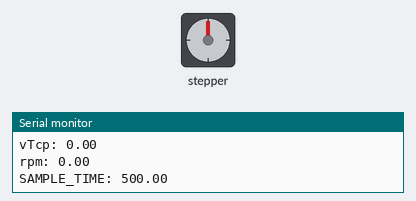
This sketch was run on a simulated Arduino Uno, built with avr-gcc and run on an emulated ATmega328P. Shown: stepper motor, the last lines printed to the serial monitor. Stepper angles assume 800 steps per turn.

Above: at 0.1 s.
At 9.29 s:
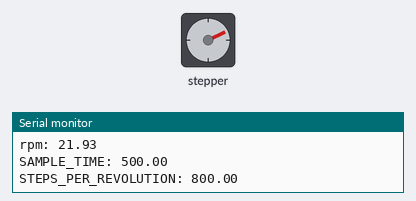
At 17.85 s:
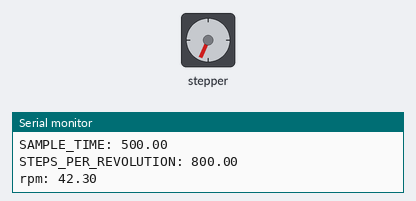
At 38.76 s:
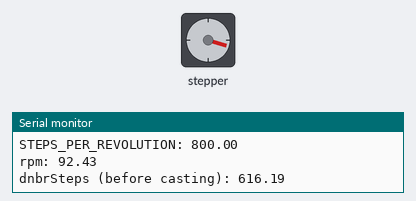
Timing chart, 0 to 40.0 s (numbered marks = the images above):
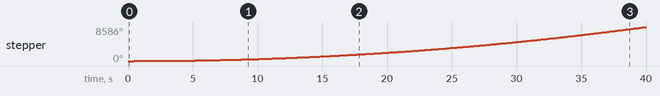

The sketch:

stepperControlOld.ino
```cpp
#include <Stepper.h>

// Define the connection pins
const int DIR_PIN = 8; // DIR- connected to pin 8
const int PUL_PIN = 9; // PUL- connected to pin 9

// Define control variables
const double STEPS_PER_REVOLUTION = 800; // Set this to the number of pulses per revolution as per DIP switch settings
const double SAMPLE_TIME = 500; // In miliseconds

// Stepper definition
Stepper JMC(STEPS_PER_REVOLUTION,PUL_PIN,DIR_PIN);

// Define physical variables
const float NUMBER_TEETH_A = 32;
const float NUMBER_TEETH_B = 60;
const float FEEDING_RADIUS = (30.0 - 1.427)*0.001; // In meters

// Velocity
float vTcp;
float rpm;
int steps;

// Mock data
float vectorData[] = {
    0.0,0.0025000000000000005,0.005000000000000001,0.0075000000000000015,0.010000000000000002,0.0125,0.015000000000000003,0.0175,0.020000000000000004,0.022500000000000003,0.025,0.027500000000000004,0.030000000000000006,0.0325,0.035,0.037500000000000006,0.04000000000000001,0.04250000000000001,0.045000000000000005,0.04750000000000001,0.05,0.052500000000000005,0.05500000000000001,0.05750000000000001,0.06000000000000001,0.0625,0.065,0.0675,0.07,0.07250000000000001,0.07500000000000001,0.07750000000000001,0.08000000000000002,0.08250000000000002,0.08500000000000002,0.08750000000000001,0.09000000000000001,0.09250000000000001,0.09500000000000001,0.09750000000000002,0.1,0.10250000000000002,0.10500000000000001,0.1075,0.11000000000000001,0.1125,0.11500000000000002,0.11750000000000001,0.12000000000000002,0.12250000000000001,0.125,0.12750000000000003,0.13,0.13250000000000003,0.135,0.1375,0.14,0.14250000000000002,0.14500000000000002,0.14750000000000002,0.15000000000000002,0.15250000000000002,0.15500000000000003,0.15750000000000003,0.16000000000000003,0.1625,0.16500000000000004,0.1675,0.17000000000000004,0.17250000000000001,0.17500000000000002,0.17750000000000002,0.18000000000000002,0.18250000000000002,0.18500000000000003,0.1875,0.19000000000000003,0.1925,0.19500000000000003,0.1975,0.2,0.2,0.2,0.2,0.2,0.2,0.2,0.2,0.2,0.2,0.2,0.2,0.2,0.2,0.2,0.2,0.2,0.2,0.2,0.2,0.2,0.2,0.2,0.2,0.2,0.2,0.2,0.2,0.2,0.2,0.2,0.2,0.2,0.2,0.2,0.2,0.2,0.2,0.2,0.2,0.2,0.2,0.2,0.2,0.2,0.2,0.2,0.2,0.2,0.2,0.2,0.2,0.2,0.2,0.2,0.2,0.2,0.2,0.2,0.2,0.2,0.2,0.2,0.2,0.2,0.2,0.2,0.2,0.2,0.2,0.2,0.2,0.2,0.2,0.2,0.2,0.2,0.2,0.2,0.2,0.2,0.2,0.2,0.2,0.2,0.2,0.2,0.2,0.2,0.2,0.2,0.2,0.2,0.2,0.2,0.2,0.2,0.2,0.2,0.2,0.2,0.2,0.1975,0.195,0.1925,0.19,0.1875,0.185,0.1825,0.18,0.17750000000000002,0.17500000000000002,0.17250000000000001,0.17,0.1675,0.165,0.1625,0.16,0.1575,0.155,0.1525,0.15000000000000002,0.14750000000000002,0.14500000000000002,0.14250000000000002,0.14,0.1375,0.135,0.1325,0.13,0.1275,0.125,0.1225,0.12,0.1175,0.11499999999999999,0.1125,0.11,0.1075,0.105,0.1025,0.1,0.09749999999999999,0.095,0.09250000000000001,0.09,0.08750000000000001,0.08499999999999999,0.0825,0.07999999999999999,0.0775,0.07500000000000001,0.07249999999999998,0.07,0.06749999999999998,0.065,0.0625,0.06,0.057499999999999996,0.05499999999999999,0.05249999999999999,0.04999999999999999,0.04749999999999999,0.044999999999999984,0.04249999999999998,0.03999999999999998,0.037500000000000006,0.034999999999999976,0.0325,0.02999999999999997,0.027499999999999997,0.024999999999999994,0.022499999999999992,0.01999999999999999,0.017499999999999988,0.014999999999999986,0.012500000000000011,0.009999999999999981,0.007500000000000007,0.004999999999999977,0.0025000000000000022,0.0
};
int currentIndex = 0;

int totalElements = sizeof(vectorData) / sizeof(vectorData[0]);


void setup() {
  //Serial communication for debugging
  Serial.begin(9600);
  // Set DIR_PIN and PUL_PIN as outputs
  pinMode(DIR_PIN, OUTPUT);
  pinMode(PUL_PIN, OUTPUT);

  // Set DIR_PIN low
  digitalWrite(DIR_PIN, HIGH);
  Serial.println("Setup Complete");
}

void loop() {
  Serial.println("-----------------------------");
  Serial.println("Current index: " + (String)currentIndex);

  // Get the current time
  unsigned long t0 = millis();
  // Read robot velocity
  vTcp = readVTcp();
  Serial.println("vTcp: " + (String)vTcp);
  // Calculate corrisponding rpm
  rpm = calculateRPM(vTcp);
  Serial.println("rpm: " + (String)rpm);
  // Set the motor speed
  JMC.setSpeed(rpm);
  // Calculate the number of steps needed to maintain the sample time
  steps = calculateNbrSteps(rpm);
  // Step the motor
  Serial.println("Steps: " + (String)steps);
  JMC.step(steps);
  // Get the current time
  unsigned long t1 = millis();
  // Calculate the time passed in this loop iteration
  unsigned long tPassed = t1 - t0;
  Serial.println("Loop time in ml" + (String)tPassed);

 // Serial.println("Steps per s" + (String)((1/60)*steps*rpm));

  // // Check if the time passed is less than the desired sample time
  // if (tPassed < SAMPLE_TIME){
  //   // If so, delay for the remaining time to meet the sample time
  //   delay(SAMPLE_TIME- tPassed);
  // }

}

double readVTcp() {
    // Check if all elements have been read
    if (currentIndex >= totalElements) {
        // Stop the main loop
        while (true) {
            // Do nothing, just keep the main loop running
        }
    }

    // Return the current value and update the index for the next call
    float currentValue = vectorData[currentIndex];
    currentIndex++;
    return currentValue;
}

double calculateRPM(double vTcp) {
  return vTcp*60*NUMBER_TEETH_B/(FEEDING_RADIUS*2*PI*NUMBER_TEETH_A);}

int calculateNbrSteps(double rpm){

  // Debugging prints for each variable
  Serial.print("SAMPLE_TIME: ");
  Serial.println(SAMPLE_TIME);
  Serial.print("STEPS_PER_REVOLUTION: ");
  Serial.println(STEPS_PER_REVOLUTION);
  Serial.print("rpm: ");
  Serial.println(rpm);

  // Now perform the calculation
  float rpmOverTime = rpm / 60.0; // RPM to RPS (Revolutions per Second)
  float stepsPerSecond = STEPS_PER_REVOLUTION * rpmOverTime;
  float stepsPerMillisecond = stepsPerSecond / 1000.0; // Convert seconds to milliseconds
  float dnbrSteps = SAMPLE_TIME * stepsPerMillisecond;

  // Print the result of the calculation
  Serial.print("dnbrSteps (before casting): ");
  Serial.println(dnbrSteps);
  int nbrSteps = (int)dnbrSteps;
  return nbrSteps;
}
```

Measured:
- by itself, stepper: keeps turning clockwise at about 218°/s
